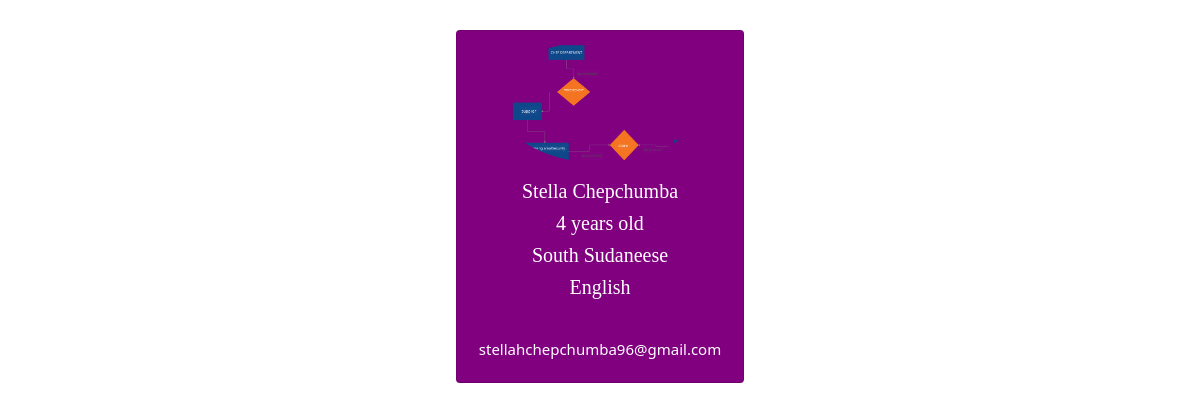
The app's page /student/profile/1/, older data.
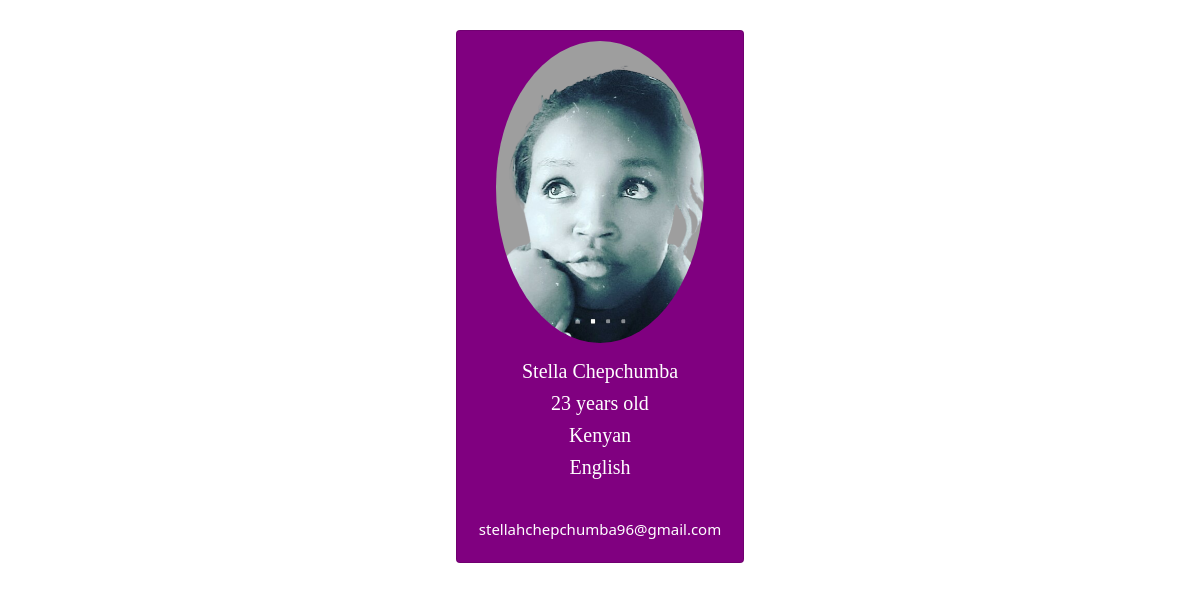
The same page, newer data.
### student/models.py (models this page shows)
class Student(models.Model):
        first_name=models.CharField(max_length=12,null=True)
        last_name=models.CharField(max_length=12,null=True)
        age=models.PositiveSmallIntegerField()
        date_of_birth=models.DateField(max_length=10,null=True)
        roll_number=models.CharField(max_length=10,null=True)
        student_email=models.EmailField()
        nationality=(
        ("Kenyan","Kenyan"),
        ("Ugandan","Ugandan"),
        ("Rwandeese","Rwandees"),
        ("South Sudaneese","South Sudaneese"))
        nationality=models.CharField(max_length=15,choices=nationality)
        student_id=models.CharField(max_length=18,null=True)
        id_number=models.CharField(max_length=18,null=True)
        gender_choices=(
        ("Female","Female"),
        ("Male","Male")
        )
        gender=models.CharField(max_length=6,choices=gender_choices)
        phone_number=models.CharField(max_length=16,null=True)
        county=models.CharField(max_length=12,null=True)
        profile=models.ImageField(upload_to='documents/',null=True)
        medical_report=models.FileField()
        date_of_enrollment=models.DateField(max_length=8,null=True)
        language_choices=(
        ("English","English"),
        ("Kiswahili","Kiswahili")
    )
        language=models.CharField(max_length=10,choices=language_choices)
        serial_number=models.CharField(max_length=10, blank=True, null=True)
        def full_name(self):
            return f"{self.first_name} {self.last_name}"

### student/views.py (the view)
# urls.py: path("profile/<int:id>/",student_profile,name="student_profile"),
def student_profile(request,id):
    student=Student.objects.get(id=id)
    return render(request,"student_profile.html",{"student":student})

### student/templates/student_profile.html (shortened to what this page needs)
<!DOCTYPE html>
<html>
    <head>
    <link href="https://cdn.jsdelivr.net/npm/bootstrap@5.1.0/dist/css/bootstrap.min.css" rel="stylesheet">
    </head>
    <body>
        <div class="card" style="width: 18rem;">
          <img src="{{student.profile.url}}" width="80%" height="50%">
              <p class="card-text">
                <h2>{{student.full_name}}</h2>
                <h2>{{student.age}} years old</h2>
            <h2>{{student.nationality}}</h2>
            <h2>{{student.language}}</h2>
            <h3>{{student.student_email}}</h3>
              </p>
            </div>
    </body>
</html>

Row changes from the older to the newer data that the page shows:
changed Student "Stella Chepchumba": profile: a different picture; age "4" → "23"; nationality "South Sudaneese" → "Kenyan"
